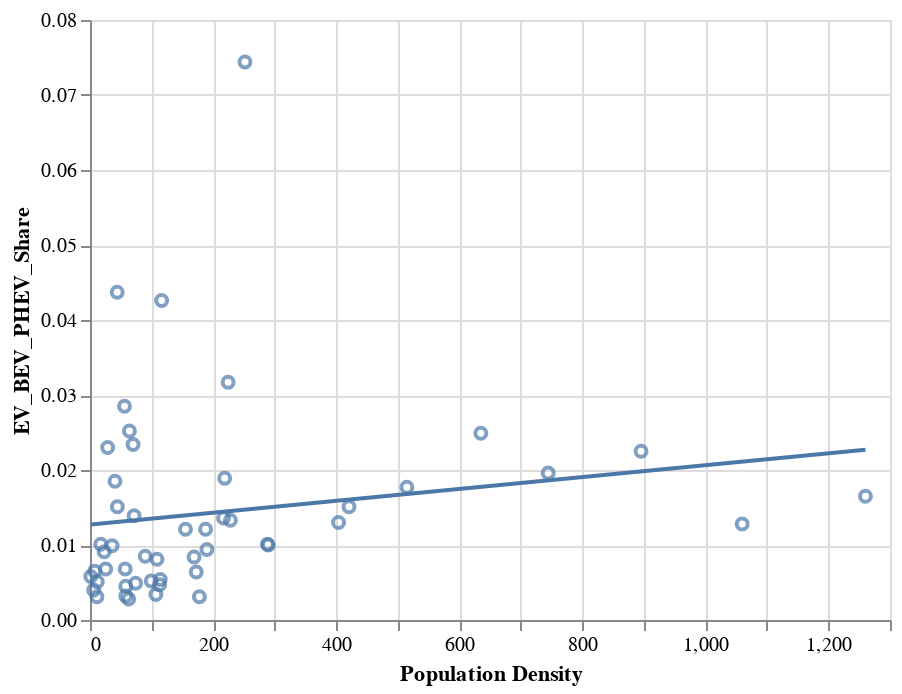

Here is the notebook cell this chart was saved with:
### Code cell
sc_plot=alt.Chart(filescombined_no_outlier).mark_point().encode(
    x="Population Density",
    y="EV_BEV_PHEV_Share"
)

sc_plot + sc_plot.transform_regression("Population Density", "EV_BEV_PHEV_Share").mark_line()

### Figure 1 — Vega-Lite specification as saved in the notebook (floating-point values rounded to 4 significant figures)
{"config": {"view": {"continuousWidth": 400, "continuousHeight": 300}}, "layer": [{"mark": "point", "encoding": {"x": {"field": "Population Density", "type": "quantitative"}, "y": {"field": "EV_BEV_PHEV_Share", "type": "quantitative"}}}, {"mark": "line", "encoding": {"x": {"field": "Population Density", "type": "quantitative"}, "y": {"field": "EV_BEV_PHEV_Share", "type": "quantitative"}}, "transform": [{"on": "Population Density", "regression": "EV_BEV_PHEV_Share"}]}], "data": {"name": "data-d5e7d66e4131426bcfc46c77d2c3f56d"}, "$schema": "https://vega.github.io/schema/vega-lite/v4.17.0.json", "datasets": {"data-d5e7d66e4131426bcfc46c77d2c3f56d": [{"level_0": 0.0, "Population Rank": 24.0, "State": "Alabama", "Population in 2021": 5040000.0, "Population in 2020": 5024000.0, "Total Size Rank": 30.0, "total_size": 52420.0, "Land Size Rank": 28.0, "land area": 50650.0, "Water Area Rank": 23.0, "water area": 1775.0, "Population Density Rank": 28.0, "Population Density": 99.51, "percent_land_area": 0.9661, "index": 18.0, "Solar Potential Rank": 13.0, "Sun Index": 0.89, "State Abbreviation": "AL", "Average Income": 80100.0, "2019_BEV_Sales": 722, "2019_BEV_Market_Share": 0.0037, "2019_PHEV_Sales": 285, "2019_PHEV_Market_Share": 0.0015, "EV_BEV_PHEV_Share": 0.0052, "EV_BEV_PHEV_Sales": 1007, "income_rank": "b.<100K", "Sun Index Tier": "b.<0.9"}, {"level_0": 1.0, "Population Rank": 48.0, "State": "Alaska", "Population in 2021": 732700.0, "Population in 2020": 733400.0, "Total Size Rank": 1.0, "total_size": 665400.0, "Land Size Rank": 1.0, "land area": 570600.0, "Water Area Rank": 1.0, "water area": 94740.0, "Population Density Rank": 51.0, "Population Density": 1.283, "percent_land_area": 0.8576, "index": null, "Solar Potential Rank": null, "Sun Index": null, "State Abbreviation": "AK", "Average Income": 95710.0, "2019_BEV_Sales": 87, "2019_BEV_Market_Share": 0.0035, "2019_PHEV_Sales": 56, "2019_PHEV_Market_Share": 0.0023, "EV_BEV_PHEV_Share": 0.0058, "EV_BEV_PHEV_Sales": 143, "income_rank": "b.<100K", "Sun Index Tier": "d.1+"}, {"level_0": 2.0, "Population Rank": 14.0, "State": "Arizona", "Population in 2021": 7276000.0, "Population in 2020": 7152000.0, "Total Size Rank": 6.0, "total_size": 114000.0, "Land Size Rank": 6.0, "land area": 113600.0, "Water Area Rank": 48.0, "water area": 396.2, "Population Density Rank": 33.0, "Population Density": 64.06, "percent_land_area": 0.9965, "index": 1.0, "Solar Potential Rank": 2.0, "Sun Index": 1.18, "State Abbreviation": "AZ", "Average Income": 93560.0, "2019_BEV_Sales": 6637, "2019_BEV_Market_Share": 0.022, "2019_PHEV_Sales": 954, "2019_PHEV_Market_Share": 0.0032, "EV_BEV_PHEV_Share": 0.0252, "EV_BEV_PHEV_Sales": 7591, "income_rank": "b.<100K", "Sun Index Tier": "d.1+"}, {"level_0": 3.0, "Population Rank": 33.0, "State": "Arkansas", "Population in 2021": 3026000.0, "Population in 2020": 3012000.0, "Total Size Rank": 29.0, "total_size": 53180.0, "Land Size Rank": 27.0, "land area": 52040.0, "Water Area Rank": 31.0, "water area": 1143.0, "Population Density Rank": 35.0, "Population Density": 58.15, "percent_land_area": 0.9785, "index": 15.0, "Solar Potential Rank": 11.0, "Sun Index": 0.91, "State Abbreviation": "AR", "Average Income": 73600.0, "2019_BEV_Sales": 370, "2019_BEV_Market_Share": 0.0031, "2019_PHEV_Sales": 168, "2019_PHEV_Market_Share": 0.0014, "EV_BEV_PHEV_Share": 0.0045, "EV_BEV_PHEV_Sales": 538, "income_rank": "a.< 80K", "Sun Index Tier": "c.<1.0"}, {"level_0": 4.0, "Population Rank": 1.0, "State": "California", "Population in 2021": 39240000.0, "Population in 2020": 39540000.0, "Total Size Rank": 3.0, "total_size": 163700.0, "Land Size Rank": 3.0, "land area": 155800.0, "Water Area Rank": 6.0, "water area": 7916.0, "Population Density Rank": 12.0, "Population Density": 251.9, "percent_land_area": 0.9516, "index": 3.0, "Solar Potential Rank": 4.0, "Sun Index": 1.0, "State Abbreviation": "CA", "Average Income": 109300.0, "2019_BEV_Sales": 100549, "2019_BEV_Market_Share": 0.0516, "2019_PHEV_Sales": 44471, "2019_PHEV_Market_Share": 0.0228, "EV_BEV_PHEV_Share": 0.0744, "EV_BEV_PHEV_Sales": 145020, "income_rank": "c.<120K", "Sun Index Tier": "d.1+"}, {"level_0": 5.0, "Population Rank": 21.0, "State": "Colorado", "Population in 2021": 5812000.0, "Population in 2020": 5774000.0, "Total Size Rank": 8.0, "total_size": 104100.0, "Land Size Rank": 8.0, "land area": 103600.0, "Water Area Rank": 44.0, "water area": 451.8, "Population Density Rank": 38.0, "Population Density": 56.08, "percent_land_area": 0.9957, "index": 4.0, "Solar Potential Rank": 5.0, "Sun Index": 0.99, "State Abbreviation": "CO", "Average Income": 111700.0, "2019_BEV_Sales": 7124, "2019_BEV_Market_Share": 0.0225, "2019_PHEV_Sales": 1883, "2019_PHEV_Market_Share": 0.006, "EV_BEV_PHEV_Share": 0.0285, "EV_BEV_PHEV_Sales": 9007, "income_rank": "c.<120K", "Sun Index Tier": "c.<1.0"}, {"level_0": 6.0, "Population Rank": 29.0, "State": "Connecticut", "Population in 2021": 3606000.0, "Population in 2020": 3606000.0, "Total Size Rank": 48.0, "total_size": 5543.0, "Land Size Rank": 48.0, "land area": 4842.0, "Water Area Rank": 38.0, "water area": 701.1, "Population Density Rank": 5.0, "Population Density": 744.6, "percent_land_area": 0.8735, "index": 40.0, "Solar Potential Rank": 21.0, "Sun Index": 0.79, "State Abbreviation": "CT", "Average Income": 112700.0, "2019_BEV_Sales": 2383, "2019_BEV_Market_Share": 0.0141, "2019_PHEV_Sales": 927, "2019_PHEV_Market_Share": 0.0055, "EV_BEV_PHEV_Share": 0.0196, "EV_BEV_PHEV_Sales": 3310, "income_rank": "c.<120K", "Sun Index Tier": "a.<0.8"}, {"level_0": 7.0, "Population Rank": 45.0, "State": "Delaware", "Population in 2021": 1003000.0, "Population in 2020": 989900.0, "Total Size Rank": 49.0, "total_size": 2489.0, "Land Size Rank": 49.0, "land area": 1949.0, "Water Area Rank": 40.0, "water area": 540.2, "Population Density Rank": 7.0, "Population Density": 514.9, "percent_land_area": 0.7829, "index": 28.0, "Solar Potential Rank": 17.0, "Sun Index": 0.84, "State Abbreviation": "DE", "Average Income": 88020.0, "2019_BEV_Sales": 579, "2019_BEV_Market_Share": 0.0125, "2019_PHEV_Sales": 243, "2019_PHEV_Market_Share": 0.0052, "EV_BEV_PHEV_Share": 0.0177, "EV_BEV_PHEV_Sales": 822, "income_rank": "b.<100K", "Sun Index Tier": "b.<0.9"}, {"level_0": 9.0, "Population Rank": 3.0, "State": "Florida", "Population in 2021": 21780000.0, "Population in 2020": 21540000.0, "Total Size Rank": 22.0, "total_size": 65760.0, "Land Size Rank": 26.0, "land area": 53920.0, "Water Area Rank": 3.0, "water area": 12130.0, "Population Density Rank": 9.0, "Population Density": 403.9, "percent_land_area": 0.8201, "index": 8.0, "Solar Potential Rank": 8.0, "Sun Index": 0.95, "State Abbreviation": "FL", "Average Income": 80990.0, "2019_BEV_Sales": 13137, "2019_BEV_Market_Share": 0.0108, "2019_PHEV_Sales": 2657, "2019_PHEV_Market_Share": 0.0022, "EV_BEV_PHEV_Share": 0.013, "EV_BEV_PHEV_Sales": 15794, "income_rank": "b.<100K", "Sun Index Tier": "c.<1.0"}, {"level_0": 10.0, "Population Rank": 8.0, "State": "Georgia", "Population in 2021": 10800000.0, "Population in 2020": 10710000.0, "Total Size Rank": 24.0, "total_size": 59430.0, "Land Size Rank": 21.0, "land area": 57510.0, "Water Area Rank": 22.0, "water area": 1912.0, "Population Density Rank": 18.0, "Population Density": 187.8, "percent_land_area": 0.9678, "index": 13.0, "Solar Potential Rank": 10.0, "Sun Index": 0.92, "State Abbreviation": "GA", "Average Income": 89680.0, "2019_BEV_Sales": 4227, "2019_BEV_Market_Share": 0.01, "2019_PHEV_Sales": 911, "2019_PHEV_Market_Share": 0.0021, "EV_BEV_PHEV_Share": 0.0121, "EV_BEV_PHEV_Sales": 5138, "income_rank": "b.<100K", "Sun Index Tier": "c.<1.0"}, {"level_0": 11.0, "Population Rank": 40.0, "State": "Hawaii", "Population in 2021": 1442000.0, "Population in 2020": 1455000.0, "Total Size Rank": 43.0, "total_size": 10930.0, "Land Size Rank": 47.0, "land area": 6423.0, "Water Area Rank": 13.0, "water area": 4509.0, "Population Density Rank": 14.0, "Population Density": 224.4, "percent_land_area": 0.5875, "index": null, "Solar Potential Rank": null, "Sun Index": null, "State Abbreviation": "HI", "Average Income": 100900.0, "2019_BEV_Sales": 2488, "2019_BEV_Market_Share": 0.0253, "2019_PHEV_Sales": 629, "2019_PHEV_Market_Share": 0.0064, "EV_BEV_PHEV_Share": 0.0317, "EV_BEV_PHEV_Sales": 3117, "income_rank": "c.<120K", "Sun Index Tier": "d.1+"}, {"level_0": 12.0, "Population Rank": 38.0, "State": "Idaho", "Population in 2021": 1901000.0, "Population in 2020": 1839000.0, "Total Size Rank": 14.0, "total_size": 83570.0, "Land Size Rank": 11.0, "land area": 82640.0, "Water Area Rank": 33.0, "water area": 925.8, "Population Density Rank": 45.0, "Population Density": 23.0, "percent_land_area": 0.9889, "index": 11.0, "Solar Potential Rank": 9.0, "Sun Index": 0.93, "State Abbreviation": "ID", "Average Income": 86820.0, "2019_BEV_Sales": 383, "2019_BEV_Market_Share": 0.0065, "2019_PHEV_Sales": 155, "2019_PHEV_Market_Share": 0.0026, "EV_BEV_PHEV_Share": 0.0091, "EV_BEV_PHEV_Sales": 538, "income_rank": "b.<100K", "Sun Index Tier": "c.<1.0"}, {"level_0": 13.0, "Population Rank": 6.0, "State": "Illinois", "Population in 2021": 12670000.0, "Population in 2020": 12700000.0, "Total Size Rank": 25.0, "total_size": 57910.0, "Land Size Rank": 24.0, "land area": 55520.0, "Water Area Rank": 19.0, "water area": 2395.0, "Population Density Rank": 13.0, "Population Density": 228.2, "percent_land_area": 0.9587, "index": 41.0, "Solar Potential Rank": 21.0, "Sun Index": 0.79, "State Abbreviation": "IL", "Average Income": 105400.0, "2019_BEV_Sales": 6321, "2019_BEV_Market_Share": 0.011, "2019_PHEV_Sales": 1309, "2019_PHEV_Market_Share": 0.0023, "EV_BEV_PHEV_Share": 0.0133, "EV_BEV_PHEV_Sales": 7630, "income_rank": "c.<120K", "Sun Index Tier": "a.<0.8"}, {"level_0": 14.0, "Population Rank": 17.0, "State": "Indiana", "Population in 2021": 6806000.0, "Population in 2020": 6786000.0, "Total Size Rank": 38.0, "total_size": 36420.0, "Land Size Rank": 38.0, "land area": 35830.0, "Water Area Rank": 39.0, "water area": 593.4, "Population Density Rank": 17.0, "Population Density": 190.0, "percent_land_area": 0.9837, "index": 35.0, "Solar Potential Rank": 18.0, "Sun Index": 0.83, "State Abbreviation": "IN", "Average Income": 93690.0, "2019_BEV_Sales": 1751, "2019_BEV_Market_Share": 0.0075, "2019_PHEV_Sales": 456, "2019_PHEV_Market_Share": 0.0019, "EV_BEV_PHEV_Share": 0.0094, "EV_BEV_PHEV_Sales": 2207, "income_rank": "b.<100K", "Sun Index Tier": "b.<0.9"}, {"level_0": 15.0, "Population Rank": 31.0, "State": "Iowa", "Population in 2021": 3193000.0, "Population in 2020": 3190000.0, "Total Size Rank": 26.0, "total_size": 56270.0, "Land Size Rank": 23.0, "land area": 55870.0, "Water Area Rank": 45.0, "water area": 415.7, "Population Density Rank": 37.0, "Population Density": 57.15, "percent_land_area": 0.9928, "index": 20.0, "Solar Potential Rank": 14.0, "Sun Index": 0.87, "State Abbreviation": "IA", "Average Income": 89450.0, "2019_BEV_Sales": 502, "2019_BEV_Market_Share": 0.0045, "2019_PHEV_Sales": 251, "2019_PHEV_Market_Share": 0.0023, "EV_BEV_PHEV_Share": 0.0068, "EV_BEV_PHEV_Sales": 753, "income_rank": "b.<100K", "Sun Index Tier": "b.<0.9"}, {"level_0": 16.0, "Population Rank": 35.0, "State": "Kansas", "Population in 2021": 2935000.0, "Population in 2020": 2938000.0, "Total Size Rank": 15.0, "total_size": 82280.0, "Land Size Rank": 13.0, "land area": 81760.0, "Water Area Rank": 42.0, "water area": 519.6, "Population Density Rank": 42.0, "Population Density": 35.89, "percent_land_area": 0.9937, "index": 9.0, "Solar Potential Rank": 8.0, "Sun Index": 0.95, "State Abbreviation": "KS", "Average Income": 92080.0, "2019_BEV_Sales": 657, "2019_BEV_Market_Share": 0.0077, "2019_PHEV_Sales": 190, "2019_PHEV_Market_Share": 0.0022, "EV_BEV_PHEV_Share": 0.0099, "EV_BEV_PHEV_Sales": 847, "income_rank": "b.<100K", "Sun Index Tier": "c.<1.0"}, {"level_0": 17.0, "Population Rank": 26.0, "State": "Kentucky", "Population in 2021": 4509000.0, "Population in 2020": 4506000.0, "Total Size Rank": 37.0, "total_size": 40410.0, "Land Size Rank": 37.0, "land area": 39490.0, "Water Area Rank": 34.0, "water area": 921.5, "Population Density Rank": 24.0, "Population Density": 114.2, "percent_land_area": 0.9772, "index": 36.0, "Solar Potential Rank": 18.0, "Sun Index": 0.83, "State Abbreviation": "KY", "Average Income": 79930.0, "2019_BEV_Sales": 580, "2019_BEV_Market_Share": 0.0039, "2019_PHEV_Sales": 224, "2019_PHEV_Market_Share": 0.0015, "EV_BEV_PHEV_Share": 0.0054, "EV_BEV_PHEV_Sales": 804, "income_rank": "a.< 80K", "Sun Index Tier": "b.<0.9"}, {"level_0": 18.0, "Population Rank": 25.0, "State": "Louisiana", "Population in 2021": 4624000.0, "Population in 2020": 4658000.0, "Total Size Rank": 31.0, "total_size": 52380.0, "Land Size Rank": 33.0, "land area": 43200.0, "Water Area Rank": 5.0, "water area": 9174.0, "Population Density Rank": 27.0, "Population Density": 107.0, "percent_land_area": 0.8248, "index": 16.0, "Solar Potential Rank": 12.0, "Sun Index": 0.9, "State Abbreviation": "LA", "Average Income": 75320.0, "2019_BEV_Sales": 527, "2019_BEV_Market_Share": 0.0025, "2019_PHEV_Sales": 193, "2019_PHEV_Market_Share": 0.0009, "EV_BEV_PHEV_Share": 0.0034, "EV_BEV_PHEV_Sales": 720, "income_rank": "a.< 80K", "Sun Index Tier": "c.<1.0"}, {"level_0": 19.0, "Population Rank": 42.0, "State": "Maine", "Population in 2021": 1372000.0, "Population in 2020": 1362000.0, "Total Size Rank": 39.0, "total_size": 35380.0, "Land Size Rank": 39.0, "land area": 30840.0, "Water Area Rank": 12.0, "water area": 4537.0, "Population Density Rank": 39.0, "Population Density": 44.49, "percent_land_area": 0.8718, "index": 26.0, "Solar Potential Rank": 17.0, "Sun Index": 0.84, "State Abbreviation": "ME", "Average Income": 87590.0, "2019_BEV_Sales": 518, "2019_BEV_Market_Share": 0.0079, "2019_PHEV_Sales": 471, "2019_PHEV_Market_Share": 0.0072, "EV_BEV_PHEV_Share": 0.0151, "EV_BEV_PHEV_Sales": 989, "income_rank": "b.<100K", "Sun Index Tier": "b.<0.9"}, {"level_0": 20.0, "Population Rank": 19.0, "State": "Maryland", "Population in 2021": 6165000.0, "Population in 2020": 6177000.0, "Total Size Rank": 42.0, "total_size": 12410.0, "Land Size Rank": 42.0, "land area": 9707.0, "Water Area Rank": 18.0, "water area": 2699.0, "Population Density Rank": 6.0, "Population Density": 635.1, "percent_land_area": 0.7825, "index": 27.0, "Solar Potential Rank": 17.0, "Sun Index": 0.84, "State Abbreviation": "MD", "Average Income": 130900.0, "2019_BEV_Sales": 5169, "2019_BEV_Market_Share": 0.0189, "2019_PHEV_Sales": 1637, "2019_PHEV_Market_Share": 0.006, "EV_BEV_PHEV_Share": 0.0249, "EV_BEV_PHEV_Sales": 6806, "income_rank": "d.120K+", "Sun Index Tier": "b.<0.9"}, {"level_0": 21.0, "Population Rank": 15.0, "State": "Massachusetts", "Population in 2021": 6985000.0, "Population in 2020": 7030000.0, "Total Size Rank": 44.0, "total_size": 10550.0, "Land Size Rank": 45.0, "land area": 7800.0, "Water Area Rank": 16.0, "water area": 2754.0, "Population Density Rank": 4.0, "Population Density": 895.5, "percent_land_area": 0.739, "index": 31.0, "Solar Potential Rank": 18.0, "Sun Index": 0.83, "State Abbreviation": "MA", "Average Income": 127000.0, "2019_BEV_Sales": 5646, "2019_BEV_Market_Share": 0.0162, "2019_PHEV_Sales": 2212, "2019_PHEV_Market_Share": 0.0063, "EV_BEV_PHEV_Share": 0.0225, "EV_BEV_PHEV_Sales": 7858, "income_rank": "d.120K+", "Sun Index Tier": "b.<0.9"}, {"level_0": 22.0, "Population Rank": 10.0, "State": "Michigan", "Population in 2021": 10050000.0, "Population in 2020": 10080000.0, "Total Size Rank": 11.0, "total_size": 96710.0, "Land Size Rank": 22.0, "land area": 56540.0, "Water Area Rank": 2.0, "water area": 40170.0, "Population Density Rank": 19.0, "Population Density": 177.8, "percent_land_area": 0.5846, "index": 44.0, "Solar Potential Rank": 22.0, "Sun Index": 0.77, "State Abbreviation": "MI", "Average Income": 98870.0, "2019_BEV_Sales": 808, "2019_BEV_Market_Share": 0.0014, "2019_PHEV_Sales": 1022, "2019_PHEV_Market_Share": 0.0017, "EV_BEV_PHEV_Share": 0.0031, "EV_BEV_PHEV_Sales": 1830, "income_rank": "b.<100K", "Sun Index Tier": "a.<0.8"}, {"level_0": 23.0, "Population Rank": 22.0, "State": "Minnesota", "Population in 2021": 5707000.0, "Population in 2020": 5706000.0, "Total Size Rank": 12.0, "total_size": 86940.0, "Land Size Rank": 14.0, "land area": 79630.0, "Water Area Rank": 9.0, "water area": 7309.0, "Population Density Rank": 31.0, "Population Density": 71.68, "percent_land_area": 0.9159, "index": 29.0, "Solar Potential Rank": 17.0, "Sun Index": 0.84, "State Abbreviation": "MN", "Average Income": 112200.0, "2019_BEV_Sales": 2823, "2019_BEV_Market_Share": 0.0108, "2019_PHEV_Sales": 817, "2019_PHEV_Market_Share": 0.0031, "EV_BEV_PHEV_Share": 0.0139, "EV_BEV_PHEV_Sales": 3640, "income_rank": "c.<120K", "Sun Index Tier": "b.<0.9"}, {"level_0": 24.0, "Population Rank": 34.0, "State": "Mississippi", "Population in 2021": 2950000.0, "Population in 2020": 2961000.0, "Total Size Rank": 32.0, "total_size": 48430.0, "Land Size Rank": 31.0, "land area": 46920.0, "Water Area Rank": 25.0, "water area": 1509.0, "Population Density Rank": 34.0, "Population Density": 62.87, "percent_land_area": 0.9689, "index": 12.0, "Solar Potential Rank": 10.0, "Sun Index": 0.92, "State Abbreviation": "MS", "Average Income": 66130.0, "2019_BEV_Sales": 167, "2019_BEV_Market_Share": 0.0017, "2019_PHEV_Sales": 106, "2019_PHEV_Market_Share": 0.0011, "EV_BEV_PHEV_Share": 0.0028, "EV_BEV_PHEV_Sales": 273, "income_rank": "a.< 80K", "Sun Index Tier": "c.<1.0"}, {"level_0": 25.0, "Population Rank": 18.0, "State": "Missouri", "Population in 2021": 6168000.0, "Population in 2020": 6155000.0, "Total Size Rank": 21.0, "total_size": 69710.0, "Land Size Rank": 18.0, "land area": 68740.0, "Water Area Rank": 32.0, "water area": 965.5, "Population Density Rank": 29.0, "Population Density": 89.73, "percent_land_area": 0.9861, "index": 23.0, "Solar Potential Rank": 14.0, "Sun Index": 0.87, "State Abbreviation": "MO", "Average Income": 89400.0, "2019_BEV_Sales": 1597, "2019_BEV_Market_Share": 0.0066, "2019_PHEV_Sales": 456, "2019_PHEV_Market_Share": 0.0019, "EV_BEV_PHEV_Share": 0.0085, "EV_BEV_PHEV_Sales": 2053, "income_rank": "b.<100K", "Sun Index Tier": "b.<0.9"}, {"level_0": 26.0, "Population Rank": 43.0, "State": "Montana", "Population in 2021": 1104000.0, "Population in 2020": 1084000.0, "Total Size Rank": 4.0, "total_size": 147000.0, "Land Size Rank": 4.0, "land area": 145500.0, "Water Area Rank": 26.0, "water area": 1494.0, "Population Density Rank": 49.0, "Population Density": 7.587, "percent_land_area": 0.9898, "index": 24.0, "Solar Potential Rank": 15.0, "Sun Index": 0.86, "State Abbreviation": "MT", "Average Income": 81700.0, "2019_BEV_Sales": 230, "2019_BEV_Market_Share": 0.0047, "2019_PHEV_Sales": 88, "2019_PHEV_Market_Share": 0.0018, "EV_BEV_PHEV_Share": 0.0065, "EV_BEV_PHEV_Sales": 318, "income_rank": "b.<100K", "Sun Index Tier": "b.<0.9"}, {"level_0": 27.0, "Population Rank": 37.0, "State": "Nebraska", "Population in 2021": 1964000.0, "Population in 2020": 1962000.0, "Total Size Rank": 16.0, "total_size": 77350.0, "Land Size Rank": 15.0, "land area": 76820.0, "Water Area Rank": 41.0, "water area": 523.6, "Population Density Rank": 44.0, "Population Density": 25.56, "percent_land_area": 0.9932, "index": 19.0, "Solar Potential Rank": 13.0, "Sun Index": 0.89, "State Abbreviation": "NE", "Average Income": 98810.0, "2019_BEV_Sales": 372, "2019_BEV_Market_Share": 0.0049, "2019_PHEV_Sales": 144, "2019_PHEV_Market_Share": 0.0019, "EV_BEV_PHEV_Share": 0.0068, "EV_BEV_PHEV_Sales": 516, "income_rank": "b.<100K", "Sun Index Tier": "b.<0.9"}, {"level_0": 28.0, "Population Rank": 32.0, "State": "Nevada", "Population in 2021": 3144000.0, "Population in 2020": 3105000.0, "Total Size Rank": 7.0, "total_size": 110600.0, "Land Size Rank": 7.0, "land area": 109800.0, "Water Area Rank": 36.0, "water area": 790.6, "Population Density Rank": 43.0, "Population Density": 28.64, "percent_land_area": 0.9928, "index": 0.0, "Solar Potential Rank": 1.0, "Sun Index": 1.19, "State Abbreviation": "NV", "Average Income": 83590.0, "2019_BEV_Sales": 2816, "2019_BEV_Market_Share": 0.0201, "2019_PHEV_Sales": 411, "2019_PHEV_Market_Share": 0.0029, "EV_BEV_PHEV_Share": 0.023, "EV_BEV_PHEV_Sales": 3227, "income_rank": "b.<100K", "Sun Index Tier": "d.1+"}, {"level_0": 29.0, "Population Rank": 41.0, "State": "New Hampshire", "Population in 2021": 1389000.0, "Population in 2020": 1378000.0, "Total Size Rank": 46.0, "total_size": 9349.0, "Land Size Rank": 44.0, "land area": 8953.0, "Water Area Rank": 47.0, "water area": 396.5, "Population Density Rank": 22.0, "Population Density": 155.1, "percent_land_area": 0.9576, "index": 32.0, "Solar Potential Rank": 18.0, "Sun Index": 0.83, "State Abbreviation": "NH", "Average Income": 111800.0, "2019_BEV_Sales": 690, "2019_BEV_Market_Share": 0.0081, "2019_PHEV_Sales": 340, "2019_PHEV_Market_Share": 0.004, "EV_BEV_PHEV_Share": 0.0121, "EV_BEV_PHEV_Sales": 1030, "income_rank": "c.<120K", "Sun Index Tier": "b.<0.9"}, {"level_0": 30.0, "Population Rank": 11.0, "State": "New Jersey", "Population in 2021": 9267000.0, "Population in 2020": 9289000.0, "Total Size Rank": 47.0, "total_size": 8723.0, "Land Size Rank": 46.0, "land area": 7354.0, "Water Area Rank": 27.0, "water area": 1368.0, "Population Density Rank": 2.0, "Population Density": 1260.0, "percent_land_area": 0.8431, "index": 38.0, "Solar Potential Rank": 20.0, "Sun Index": 0.81, "State Abbreviation": "NJ", "Average Income": 119900.0, "2019_BEV_Sales": 7276, "2019_BEV_Market_Share": 0.0127, "2019_PHEV_Sales": 2157, "2019_PHEV_Market_Share": 0.0038, "EV_BEV_PHEV_Share": 0.0165, "EV_BEV_PHEV_Sales": 9433, "income_rank": "c.<120K", "Sun Index Tier": "b.<0.9"}, {"level_0": 31.0, "Population Rank": 36.0, "State": "New Mexico", "Population in 2021": 2116000.0, "Population in 2020": 2118000.0, "Total Size Rank": 5.0, "total_size": 121600.0, "Land Size Rank": 5.0, "land area": 121300.0, "Water Area Rank": 49.0, "water area": 292.1, "Population Density Rank": 46.0, "Population Density": 17.44, "percent_land_area": 0.9976, "index": 2.0, "Solar Potential Rank": 3.0, "Sun Index": 1.16, "State Abbreviation": "NM", "Average Income": 72200.0, "2019_BEV_Sales": 539, "2019_BEV_Market_Share": 0.0069, "2019_PHEV_Sales": 248, "2019_PHEV_Market_Share": 0.0032, "EV_BEV_PHEV_Share": 0.0101, "EV_BEV_PHEV_Sales": 787, "income_rank": "a.< 80K", "Sun Index Tier": "d.1+"}, {"level_0": 32.0, "Population Rank": 4.0, "State": "New York", "Population in 2021": 19840000.0, "Population in 2020": 20200000.0, "Total Size Rank": 27.0, "total_size": 54550.0, "Land Size Rank": 30.0, "land area": 47130.0, "Water Area Rank": 7.0, "water area": 7429.0, "Population Density Rank": 8.0, "Population Density": 420.9, "percent_land_area": 0.8638, "index": 33.0, "Solar Potential Rank": 18.0, "Sun Index": 0.83, "State Abbreviation": "NY", "Average Income": 101400.0, "2019_BEV_Sales": 8830, "2019_BEV_Market_Share": 0.009, "2019_PHEV_Sales": 5993, "2019_PHEV_Market_Share": 0.0061, "EV_BEV_PHEV_Share": 0.0151, "EV_BEV_PHEV_Sales": 14823, "income_rank": "c.<120K", "Sun Index Tier": "b.<0.9"}, {"level_0": 33.0, "Population Rank": 9.0, "State": "North Carolina", "Population in 2021": 10550000.0, "Population in 2020": 10440000.0, "Total Size Rank": 28.0, "total_size": 53820.0, "Land Size Rank": 29.0, "land area": 48620.0, "Water Area Rank": 10.0, "water area": 5201.0, "Population Density Rank": 16.0, "Population Density": 217.0, "percent_land_area": 0.9034, "index": 17.0, "Solar Potential Rank": 12.0, "Sun Index": 0.9, "State Abbreviation": "NC", "Average Income": 83730.0, "2019_BEV_Sales": 4483, "2019_BEV_Market_Share": 0.0113, "2019_PHEV_Sales": 910, "2019_PHEV_Market_Share": 0.0023, "EV_BEV_PHEV_Share": 0.0136, "EV_BEV_PHEV_Sales": 5393, "income_rank": "b.<100K", "Sun Index Tier": "c.<1.0"}, {"level_0": 34.0, "Population Rank": 47.0, "State": "North Dakota", "Population in 2021": 774900.0, "Population in 2020": 779100.0, "Total Size Rank": 19.0, "total_size": 70700.0, "Land Size Rank": 17.0, "land area": 69000.0, "Water Area Rank": 24.0, "water area": 1698.0, "Population Density Rank": 48.0, "Population Density": 11.23, "percent_land_area": 0.976, "index": 30.0, "Solar Potential Rank": 17.0, "Sun Index": 0.84, "State Abbreviation": "ND", "Average Income": 87610.0, "2019_BEV_Sales": 92, "2019_BEV_Market_Share": 0.0025, "2019_PHEV_Sales": 22, "2019_PHEV_Market_Share": 0.0006, "EV_BEV_PHEV_Share": 0.0031, "EV_BEV_PHEV_Sales": 114, "income_rank": "b.<100K", "Sun Index Tier": "b.<0.9"}, {"level_0": 35.0, "Population Rank": 7.0, "State": "Ohio", "Population in 2021": 11780000.0, "Population in 2020": 11800000.0, "Total Size Rank": 34.0, "total_size": 44830.0, "Land Size Rank": 35.0, "land area": 40860.0, "Water Area Rank": 14.0, "water area": 3965.0, "Population Density Rank": 11.0, "Population Density": 288.3, "percent_land_area": 0.9115, "index": 45.0, "Solar Potential Rank": 23.0, "Sun Index": 0.74, "State Abbreviation": "OH", "Average Income": 82810.0, "2019_BEV_Sales": 4744, "2019_BEV_Market_Share": 0.0081, "2019_PHEV_Sales": 1159, "2019_PHEV_Market_Share": 0.002, "EV_BEV_PHEV_Share": 0.0101, "EV_BEV_PHEV_Sales": 5903, "income_rank": "b.<100K", "Sun Index Tier": "a.<0.8"}, {"level_0": 36.0, "Population Rank": 28.0, "State": "Oklahoma", "Population in 2021": 3987000.0, "Population in 2020": 3959000.0, "Total Size Rank": 20.0, "total_size": 69900.0, "Land Size Rank": 19.0, "land area": 68590.0, "Water Area Rank": 30.0, "water area": 1304.0, "Population Density Rank": 36.0, "Population Density": 58.12, "percent_land_area": 0.9813, "index": 6.0, "Solar Potential Rank": 6.0, "Sun Index": 0.98, "State Abbreviation": "OK", "Average Income": 76740.0, "2019_BEV_Sales": 551, "2019_BEV_Market_Share": 0.0023, "2019_PHEV_Sales": 223, "2019_PHEV_Market_Share": 0.0009, "EV_BEV_PHEV_Share": 0.0032, "EV_BEV_PHEV_Sales": 774, "income_rank": "a.< 80K", "Sun Index Tier": "c.<1.0"}, {"level_0": 37.0, "Population Rank": 27.0, "State": "Oregon", "Population in 2021": 4246000.0, "Population in 2020": 4237000.0, "Total Size Rank": 9.0, "total_size": 98380.0, "Land Size Rank": 10.0, "land area": 95990.0, "Water Area Rank": 20.0, "water area": 2391.0, "Population Density Rank": 40.0, "Population Density": 44.24, "percent_land_area": 0.9757, "index": 46.0, "Solar Potential Rank": 24.0, "Sun Index": 0.71, "State Abbreviation": "OR", "Average Income": 104500.0, "2019_BEV_Sales": 5366, "2019_BEV_Market_Share": 0.0332, "2019_PHEV_Sales": 1697, "2019_PHEV_Market_Share": 0.0105, "EV_BEV_PHEV_Share": 0.0437, "EV_BEV_PHEV_Sales": 7063, "income_rank": "c.<120K", "Sun Index Tier": "a.<0.8"}, {"level_0": 38.0, "Population Rank": 5.0, "State": "Pennsylvania", "Population in 2021": 12960000.0, "Population in 2020": 12810000.0, "Total Size Rank": 33.0, "total_size": 46050.0, "Land Size Rank": 32.0, "land area": 44740.0, "Water Area Rank": 28.0, "water area": 1312.0, "Population Density Rank": 10.0, "Population Density": 289.7, "percent_land_area": 0.9715, "index": 34.0, "Solar Potential Rank": 18.0, "Sun Index": 0.83, "State Abbreviation": "PA", "Average Income": 100100.0, "2019_BEV_Sales": 4339, "2019_BEV_Market_Share": 0.0068, "2019_PHEV_Sales": 2015, "2019_PHEV_Market_Share": 0.0032, "EV_BEV_PHEV_Share": 0.01, "EV_BEV_PHEV_Sales": 6354, "income_rank": "c.<120K", "Sun Index Tier": "b.<0.9"}, {"level_0": 39.0, "Population Rank": 44.0, "State": "Rhode Island", "Population in 2021": 1096000.0, "Population in 2020": 1097000.0, "Total Size Rank": 50.0, "total_size": 1545.0, "Land Size Rank": 50.0, "land area": 1034.0, "Water Area Rank": 43.0, "water area": 511.1, "Population Density Rank": 3.0, "Population Density": 1060.0, "percent_land_area": 0.6692, "index": 37.0, "Solar Potential Rank": 19.0, "Sun Index": 0.82, "State Abbreviation": "RI", "Average Income": 100500.0, "2019_BEV_Sales": 405, "2019_BEV_Market_Share": 0.0076, "2019_PHEV_Sales": 277, "2019_PHEV_Market_Share": 0.0052, "EV_BEV_PHEV_Share": 0.0128, "EV_BEV_PHEV_Sales": 682, "income_rank": "c.<120K", "Sun Index Tier": "b.<0.9"}, {"level_0": 40.0, "Population Rank": 23.0, "State": "South Carolina", "Population in 2021": 5191000.0, "Population in 2020": 5118000.0, "Total Size Rank": 40.0, "total_size": 32020.0, "Land Size Rank": 40.0, "land area": 30060.0, "Water Area Rank": 21.0, "water area": 1960.0, "Population Density Rank": 20.0, "Population Density": 172.7, "percent_land_area": 0.9388, "index": 14.0, "Solar Potential Rank": 10.0, "Sun Index": 0.92, "State Abbreviation": "SC", "Average Income": 83230.0, "2019_BEV_Sales": 956, "2019_BEV_Market_Share": 0.0046, "2019_PHEV_Sales": 379, "2019_PHEV_Market_Share": 0.0018, "EV_BEV_PHEV_Share": 0.0064, "EV_BEV_PHEV_Sales": 1335, "income_rank": "b.<100K", "Sun Index Tier": "c.<1.0"}, {"level_0": 41.0, "Population Rank": 46.0, "State": "South Dakota", "Population in 2021": 895400.0, "Population in 2020": 886700.0, "Total Size Rank": 17.0, "total_size": 77120.0, "Land Size Rank": 16.0, "land area": 75810.0, "Water Area Rank": 29.0, "water area": 1305.0, "Population Density Rank": 47.0, "Population Density": 11.81, "percent_land_area": 0.9831, "index": 22.0, "Solar Potential Rank": 14.0, "Sun Index": 0.87, "State Abbreviation": "SD", "Average Income": 90680.0, "2019_BEV_Sales": 109, "2019_BEV_Market_Share": 0.003, "2019_PHEV_Sales": 77, "2019_PHEV_Market_Share": 0.0021, "EV_BEV_PHEV_Share": 0.0051, "EV_BEV_PHEV_Sales": 186, "income_rank": "b.<100K", "Sun Index Tier": "b.<0.9"}, {"level_0": 42.0, "Population Rank": 16.0, "State": "Tennessee", "Population in 2021": 6975000.0, "Population in 2020": 6911000.0, "Total Size Rank": 36.0, "total_size": 42140.0, "Land Size Rank": 34.0, "land area": 41230.0, "Water Area Rank": 35.0, "water area": 909.4, "Population Density Rank": 21.0, "Population Density": 169.2, "percent_land_area": 0.9784, "index": 25.0, "Solar Potential Rank": 16.0, "Sun Index": 0.85, "State Abbreviation": "TN", "Average Income": 80190.0, "2019_BEV_Sales": 1773, "2019_BEV_Market_Share": 0.007, "2019_PHEV_Sales": 349, "2019_PHEV_Market_Share": 0.0014, "EV_BEV_PHEV_Share": 0.0084, "EV_BEV_PHEV_Sales": 2122, "income_rank": "b.<100K", "Sun Index Tier": "b.<0.9"}, {"level_0": 43.0, "Population Rank": 2.0, "State": "Texas", "Population in 2021": 29530000.0, "Population in 2020": 29150000.0, "Total Size Rank": 2.0, "total_size": 268600.0, "Land Size Rank": 2.0, "land area": 261200.0, "Water Area Rank": 8.0, "water area": 7365.0, "Population Density Rank": 25.0, "Population Density": 113.0, "percent_land_area": 0.9726, "index": 5.0, "Solar Potential Rank": 6.0, "Sun Index": 0.98, "State Abbreviation": "TX", "Average Income": 96470.0, "2019_BEV_Sales": 3460, "2019_BEV_Market_Share": 0.0028, "2019_PHEV_Sales": 2320, "2019_PHEV_Market_Share": 0.0019, "EV_BEV_PHEV_Share": 0.0047, "EV_BEV_PHEV_Sales": 5780, "income_rank": "b.<100K", "Sun Index Tier": "c.<1.0"}, {"level_0": 44.0, "Population Rank": 30.0, "State": "Utah", "Population in 2021": 3338000.0, "Population in 2020": 3272000.0, "Total Size Rank": 13.0, "total_size": 84900.0, "Land Size Rank": 12.0, "land area": 82170.0, "Water Area Rank": 17.0, "water area": 2727.0, "Population Density Rank": 41.0, "Population Density": 40.62, "percent_land_area": 0.9679, "index": 10.0, "Solar Potential Rank": 8.0, "Sun Index": 0.95, "State Abbreviation": "UT", "Average Income": 107800.0, "2019_BEV_Sales": 2327, "2019_BEV_Market_Share": 0.0142, "2019_PHEV_Sales": 702, "2019_PHEV_Market_Share": 0.0043, "EV_BEV_PHEV_Share": 0.0185, "EV_BEV_PHEV_Sales": 3029, "income_rank": "c.<120K", "Sun Index Tier": "c.<1.0"}, {"level_0": 45.0, "Population Rank": 50.0, "State": "Vermont", "Population in 2021": 645600.0, "Population in 2020": 643100.0, "Total Size Rank": 45.0, "total_size": 9616.0, "Land Size Rank": 43.0, "land area": 9217.0, "Water Area Rank": 46.0, "water area": 399.7, "Population Density Rank": 32.0, "Population Density": 70.04, "percent_land_area": 0.9584, "index": 43.0, "Solar Potential Rank": 22.0, "Sun Index": 0.77, "State Abbreviation": "VT", "Average Income": 98590.0, "2019_BEV_Sales": 662, "2019_BEV_Market_Share": 0.0154, "2019_PHEV_Sales": 343, "2019_PHEV_Market_Share": 0.008, "EV_BEV_PHEV_Share": 0.0234, "EV_BEV_PHEV_Sales": 1005, "income_rank": "b.<100K", "Sun Index Tier": "a.<0.8"}, {"level_0": 46.0, "Population Rank": 12.0, "State": "Virginia", "Population in 2021": 8642000.0, "Population in 2020": 8631000.0, "Total Size Rank": 35.0, "total_size": 42770.0, "Land Size Rank": 36.0, "land area": 39490.0, "Water Area Rank": 15.0, "water area": 3285.0, "Population Density Rank": 15.0, "Population Density": 218.8, "percent_land_area": 0.9232, "index": 21.0, "Solar Potential Rank": 14.0, "Sun Index": 0.87, "State Abbreviation": "VA", "Average Income": 114800.0, "2019_BEV_Sales": 5677, "2019_BEV_Market_Share": 0.0153, "2019_PHEV_Sales": 1337, "2019_PHEV_Market_Share": 0.0036, "EV_BEV_PHEV_Share": 0.0189, "EV_BEV_PHEV_Sales": 7014, "income_rank": "c.<120K", "Sun Index Tier": "b.<0.9"}, {"level_0": 47.0, "Population Rank": 13.0, "State": "Washington", "Population in 2021": 7739000.0, "Population in 2020": 7705000.0, "Total Size Rank": 18.0, "total_size": 71300.0, "Land Size Rank": 20.0, "land area": 66460.0, "Water Area Rank": 11.0, "water area": 4842.0, "Population Density Rank": 23.0, "Population Density": 116.4, "percent_land_area": 0.9321, "index": 47.0, "Solar Potential Rank": 25.0, "Sun Index": 0.67, "State Abbreviation": "WA", "Average Income": 106500.0, "2019_BEV_Sales": 10256, "2019_BEV_Market_Share": 0.0359, "2019_PHEV_Sales": 1916, "2019_PHEV_Market_Share": 0.0067, "EV_BEV_PHEV_Share": 0.0426, "EV_BEV_PHEV_Sales": 12172, "income_rank": "c.<120K", "Sun Index Tier": "a.<0.8"}, {"level_0": 48.0, "Population Rank": 39.0, "State": "West Virginia", "Population in 2021": 1783000.0, "Population in 2020": 1794000.0, "Total Size Rank": 41.0, "total_size": 24230.0, "Land Size Rank": 41.0, "land area": 24040.0, "Water Area Rank": 50.0, "water area": 191.8, "Population Density Rank": 30.0, "Population Density": 74.17, "percent_land_area": 0.9921, "index": 42.0, "Solar Potential Rank": 21.0, "Sun Index": 0.79, "State Abbreviation": "WV", "Average Income": 75860.0, "2019_BEV_Sales": 179, "2019_BEV_Market_Share": 0.0035, "2019_PHEV_Sales": 71, "2019_PHEV_Market_Share": 0.0014, "EV_BEV_PHEV_Share": 0.0049, "EV_BEV_PHEV_Sales": 250, "income_rank": "a.< 80K", "Sun Index Tier": "a.<0.8"}, {"level_0": 49.0, "Population Rank": 20.0, "State": "Wisconsin", "Population in 2021": 5896000.0, "Population in 2020": 5894000.0, "Total Size Rank": 23.0, "total_size": 65500.0, "Land Size Rank": 25.0, "land area": 54160.0, "Water Area Rank": 4.0, "water area": 11340.0, "Population Density Rank": 26.0, "Population Density": 108.9, "percent_land_area": 0.8269, "index": 39.0, "Solar Potential Rank": 20.0, "Sun Index": 0.81, "State Abbreviation": "WI", "Average Income": 91540.0, "2019_BEV_Sales": 1381, "2019_BEV_Market_Share": 0.0057, "2019_PHEV_Sales": 581, "2019_PHEV_Market_Share": 0.0024, "EV_BEV_PHEV_Share": 0.0081, "EV_BEV_PHEV_Sales": 1962, "income_rank": "b.<100K", "Sun Index Tier": "b.<0.9"}, {"level_0": 50.0, "Population Rank": 51.0, "State": "Wyoming", "Population in 2021": 578800.0, "Population in 2020": 576900.0, "Total Size Rank": 10.0, "total_size": 97810.0, "Land Size Rank": 9.0, "land area": 97090.0, "Water Area Rank": 37.0, "water area": 719.9, "Population Density Rank": 50.0, "Population Density": 5.961, "percent_land_area": 0.9926, "index": 7.0, "Solar Potential Rank": 7.0, "Sun Index": 0.96, "State Abbreviation": "WY", "Average Income": 80390.0, "2019_BEV_Sales": 100, "2019_BEV_Market_Share": 0.0028, "2019_PHEV_Sales": 44, "2019_PHEV_Market_Share": 0.0012, "EV_BEV_PHEV_Share": 0.004, "EV_BEV_PHEV_Sales": 144, "income_rank": "b.<100K", "Sun Index Tier": "c.<1.0"}]}}
